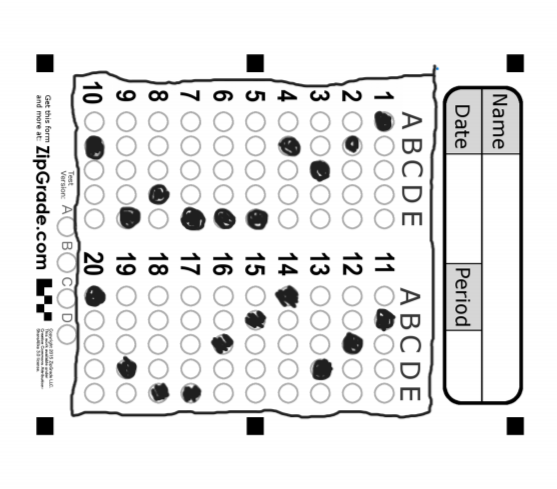
#> input picture exam2.png, 557 x 489 px
$ python main.py
#> lines starting #> are read from the running program, lines starting #| are printed output that depends on the picture; after the words box and inside, x2 and y2 are one past the last pixel; in counts of white or black regions, pixels touching at a corner belong together
import cv2 as cv
import numpy as np
import random

imagen_original = cv.imread("exam2.png", cv.IMREAD_GRAYSCALE)
#> imagen_original: shape (489, 557); min 0, max 255, mean 231.4

# Deteccion de bordes
imagen_suavizada = cv.blur(imagen_original, (5,5))
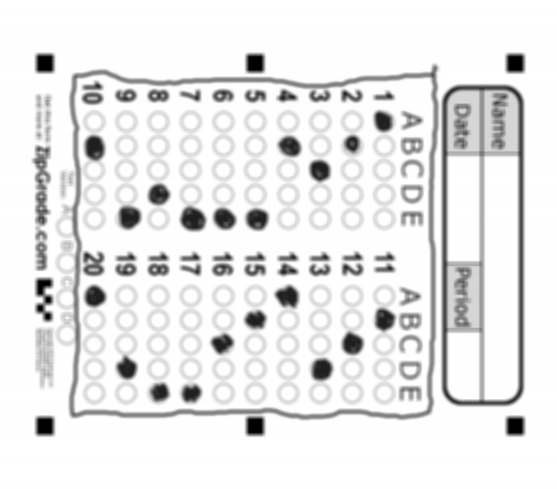
#> imagen_suavizada: shape (489, 557); min 0, max 255, mean 231.4
_, imagen_binarizada = cv.threshold(imagen_suavizada, 150, 255, cv.THRESH_BINARY_INV)
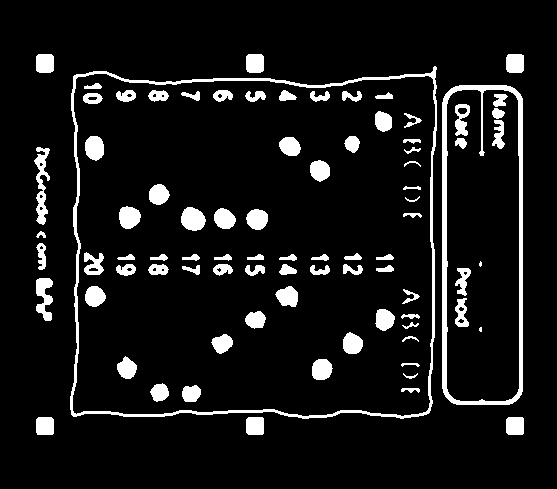
#> imagen_binarizada: shape (489, 557); 8.5% white; 85 white regions (2 under 20 px)

# Deteccion de objetos convexos
contornos,_ = cv.findContours(imagen_binarizada, cv.RETR_TREE, cv.CHAIN_APPROX_SIMPLE)
#> contornos = 105 contours, 18 with area under 20; largest, box (x1, y1, x2, y2) and area: (70, 66, 437, 419) 120494, (72, 73, 436, 417) 117707, (442, 85, 523, 405) 25228, (446, 89, 520, 402) 22357, (34, 147, 50, 225) 510
contorno = sorted(contornos, key=cv.contourArea, reverse=True)[0]
#> contorno = contour of 288 points, box (x1, y1, x2, y2) (70, 66, 437, 419), area 120494
resultado = np.zeros((imagen_original.shape[0], imagen_original.shape[1], 3), dtype=np.uint8)

poi = cv.convexHull(contorno)
#> poi = contour of 23 points, box (x1, y1, x2, y2) (70, 66, 437, 419), area 126838

# Area de interes
color = (random.randint(0,255),random.randint(0,255),random.randint(0,255))
cv.drawContours(resultado, [poi], -1, color, 2)
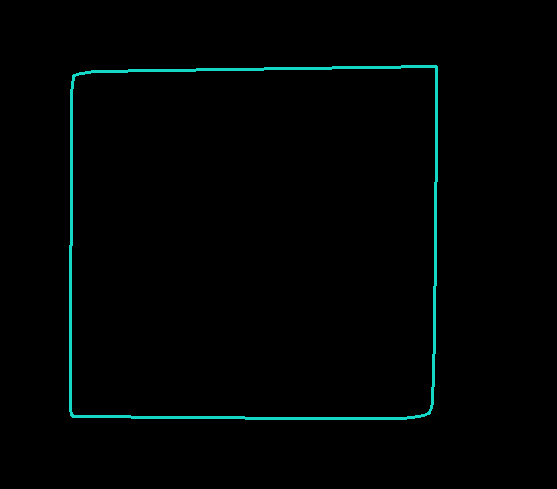
#> resultado: shape (489, 557, 3); mean of channels 0, 1, 2 3.1, 3.3, 0.3; drawn as B, G, R

# Segmentacion del punto de interes
mascara = np.zeros((imagen_binarizada.shape[0] , imagen_binarizada.shape[1]), dtype=np.uint8)
cv.fillPoly(mascara, [poi], 255)
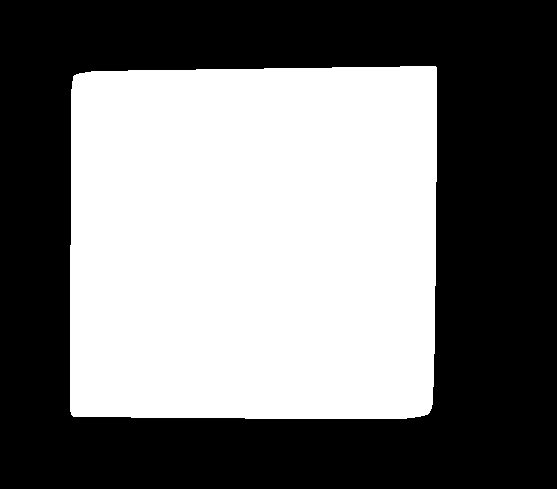
#> mascara: shape (489, 557); 46.8% white; 1 white region, box (x1, y1, x2, y2) and area: (70, 66, 437, 419) 127540
region = cv.bitwise_and(imagen_suavizada, imagen_suavizada, mask=mascara)
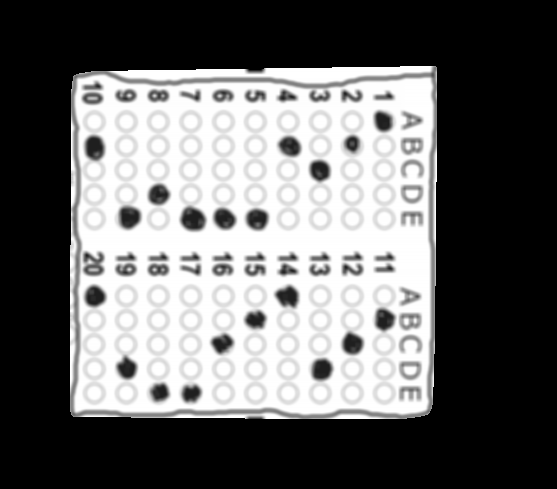
#> region: shape (489, 557); min 0, max 255, mean 104.1
x, y, w, h = cv.boundingRect(poi)
#> x = 70; y = 66; w = 367; h = 353
recorte_final = region[y:y+h, x:x+w]
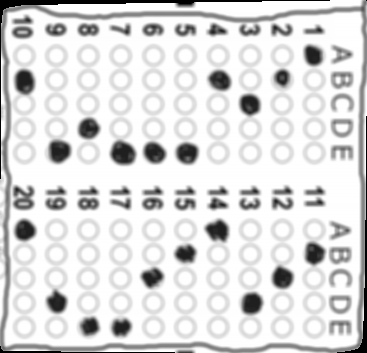
#> recorte_final: shape (353, 367); min 0, max 255, mean 218.8

# Correccion de perspectiva con tecnica homografica
def ordenar_puntos(puntos):
    rect = np.zeros((4, 2), dtype="float32")
    puntos = puntos.reshape(4, 2)

    suma = puntos.sum(axis=1)
    rect[0] = puntos[np.argmin(suma)]
    rect[2] = puntos[np.argmax(suma)]

    diff = np.diff(puntos, axis=1)
    rect[1] = puntos[np.argmin(diff)]
    rect[3] = puntos[np.argmax(diff)]

    return rect

perimetro = cv.arcLength(poi, True)
#> perimetro = 1408
epsilon = 0.02 * perimetro
#> epsilon = 28.16
contorno_examen = cv.approxPolyDP(poi, epsilon, True)
#> contorno_examen = [[436, 67], [428, 413], [71, 414], [74, 75]]

# si no da 4 puntos, ir subiendo epsilon hasta lograrlo
intentos = 0
while len(contorno_examen) != 4 and intentos < 10:
    epsilon *= 1.1
    contorno_examen = cv.approxPolyDP(poi, epsilon, True)
    intentos += 1
#> this loop made 0 passes
#> after the loop, epsilon = 28.16; intentos = 0

if len(contorno_examen) != 4:
    raise ValueError("No se pudo aproximar el contorno a 4 puntos")

rectangulo = ordenar_puntos(contorno_examen)
#> in ordenar_puntos, `puntos = puntos.reshape(4, 2)`: puntos = [[436, 67], [428, 413], [71, 414], [74, 75]]
#> in ordenar_puntos, `suma = puntos.sum(axis=1)`: suma = [503, 841, 485, 149]
#> in ordenar_puntos, `diff = np.diff(puntos, axis=1)`: diff = [-369, -15, 343, 1]
#> rectangulo = [[74, 75], [436, 67], [428, 413], [71, 414]]
(tl, tr, br, bl) = rectangulo
#> tl = [74, 75]; tr = [436, 67]; br = [428, 413]; bl = [71, 414]

anchuraA = np.sqrt(((br[0] - bl[0]) ** 2) + ((br[1] - bl[1]) ** 2))
#> anchuraA = 357
anchuraB = np.sqrt(((tr[0] - tl[0]) ** 2) + ((tr[1] - tl[1]) ** 2))
#> anchuraB = 362.1
max_ancho = max(int(anchuraA), int(anchuraB))
#> max_ancho = 362

alturaA = np.sqrt(((tr[0] - br[0]) ** 2) + ((tr[1] - br[1]) ** 2))
#> alturaA = 346.1
alturaB = np.sqrt(((tl[0] - bl[0]) ** 2) + ((tl[1] - bl[1]) ** 2))
#> alturaB = 339
max_alto = max(int(alturaA), int(alturaB))
#> max_alto = 346

destino = np.array([
    [0, 0],
    [max_ancho - 1, 0],
    [max_ancho - 1, max_alto - 1],
    [0, max_alto - 1]
], dtype="float32")
#> destino = [[0, 0], [361, 0], [361, 345], [0, 345]]

matriz = cv.getPerspectiveTransform(rectangulo, destino)
#> matriz = [[1.02, 0.00902, -76.1], [0.0222, 1.01, -77.06], [5.61e-05, -3.9e-05, 1]]
examen_aplanado = cv.warpPerspective(imagen_suavizada, matriz, (max_ancho, max_alto))
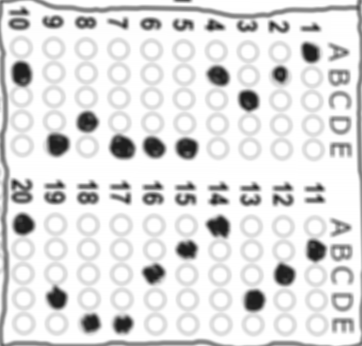
#> examen_aplanado: shape (346, 362); min 31, max 255, mean 223

cv.imshow("Imagen",imagen_binarizada)
cv.imshow("Imagen2",recorte_final)
cv.imshow("Examen Aplanado", examen_aplanado)

cv.waitKey(0)
cv.destroyAllWindows()

$ run again, with exam.png copied over exam2.png
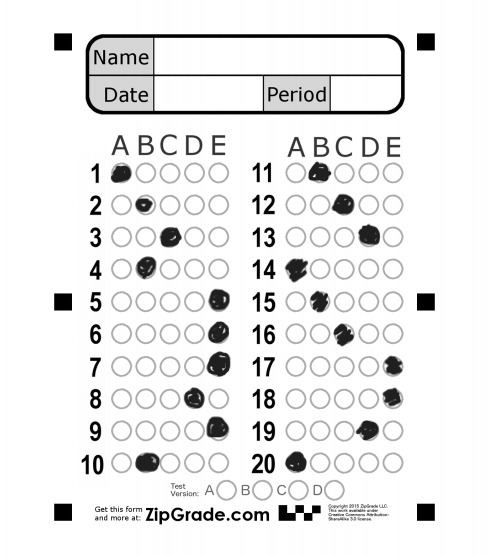
#> input picture exam.png, 489 x 557 px
#> imagen_original is the input picture: shape (557, 489); min 0, max 255, mean 234.6
#> `_, imagen_binarizada = cv.threshold(imagen_suavizada, 150, 255, cv.THR..`:
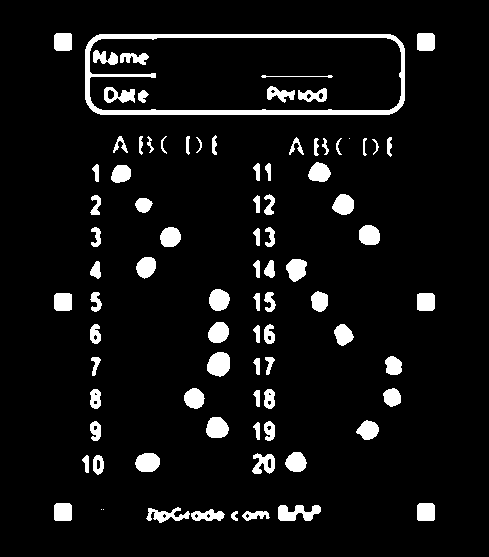
#> imagen_binarizada: shape (557, 489); 7.1% white; 86 white regions (3 under 20 px)
#> contornos = 105 contours, 20 with area under 20; largest, box (x1, y1, x2, y2) and area: (85, 34, 405, 115) 25232, (89, 37, 402, 111) 22302, (207, 352, 230, 377) 418, (278, 505, 321, 521) 388, (135, 453, 160, 472) 356
#> contorno = contour of 48 points, box (x1, y1, x2, y2) (85, 34, 405, 115), area 25232
#> poi = contour of 25 points, box (x1, y1, x2, y2) (85, 34, 405, 115), area 25247
#> mascara: shape (557, 489); 9.4% white; 1 white region, box (x1, y1, x2, y2) and area: (85, 34, 405, 115) 25626
#> x = 85; y = 34; w = 320; h = 81
#> perimetro = 768
#> `epsilon = 0.02 * perimetro`: epsilon = 15.36
#> contorno_examen = [[404, 48], [389, 114], [85, 99], [99, 34]]
#> after the loop `while len(contorno_examen) != 4 and intentos < 10:`: epsilon = 15.36; intentos = 0
#> puntos = [[404, 48], [389, 114], [85, 99], [99, 34]]
#> suma = [452, 503, 184, 133]
#> diff = [-356, -275, 14, -65]
#> rectangulo = [[99, 34], [404, 48], [389, 114], [85, 99]]
#> tl = [99, 34]; tr = [404, 48]; br = [389, 114]; bl = [85, 99]
#> anchuraA = 304.4
#> anchuraB = 305.3
#> max_ancho = 305
#> alturaA = 67.68
#> alturaB = 66.49
#> max_alto = 67
#> destino = [[0, 0], [304, 0], [304, 66], [0, 66]]
#> matriz = [[1.01, 0.217, -107.1], [-0.0462, 1.01, -29.67], [5.39e-05, -2.71e-05, 1]]
#> `examen_aplanado = cv.warpPerspective(imagen_suavizada, matriz, (max_an..`:
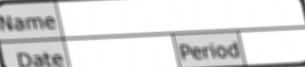
#> examen_aplanado: shape (67, 305); min 45, max 255, mean 221.4

$ run again, with perspectiva.jpg saved as exam2.png
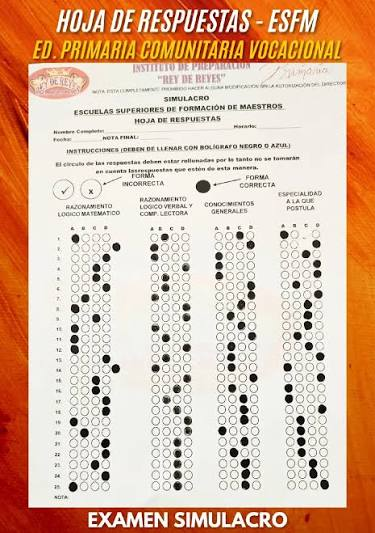
#> input picture perspectiva.jpg, 375 x 533 px
#> `_, imagen_binarizada = cv.threshold(imagen_suavizada, 150, 255, cv.THR..`:
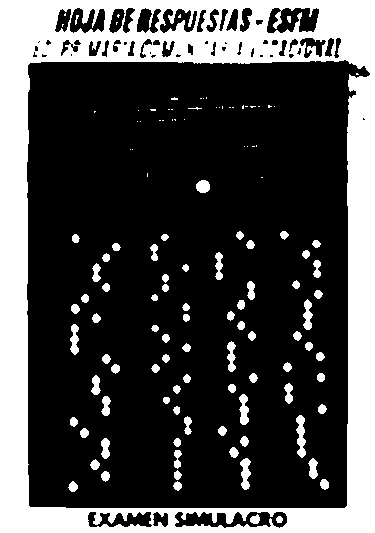
#> imagen_binarizada: shape (533, 375); 28.2% white; 122 white regions (42 under 20 px)
#> contornos = 180 contours, 59 with area under 20; largest, box (x1, y1, x2, y2) and area: (0, 0, 375, 533) 198968, (26, 59, 371, 509) 143456, (174, 511, 288, 529) 1365, (266, 7, 320, 34) 1043, (87, 511, 153, 528) 706
#> contorno = [[0, 0], [0, 532], [374, 532], [374, 0]]
#> poi = [[374, 0], [374, 532], [0, 532], [0, 0]]
#> `cv.drawContours(resultado, [poi], -1, color, 2)`:
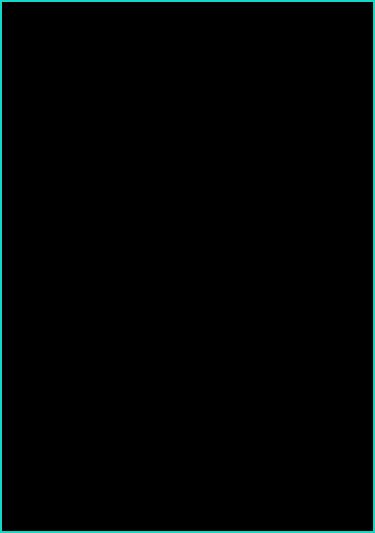
#> resultado: shape (533, 375, 3); mean of channels 0, 1, 2 3.6, 3.9, 0.4; drawn as B, G, R
#> mascara: shape (533, 375); every value is 255
#> x = 0; w = 375; h = 533
#> perimetro = 1812
#> `epsilon = 0.02 * perimetro`: epsilon = 36.24
#> contorno_examen = [[374, 0], [374, 532], [0, 532], [0, 0]]
#> after the loop `while len(contorno_examen) != 4 and intentos < 10:`: epsilon = 36.24; intentos = 0
#> puntos = [[374, 0], [374, 532], [0, 532], [0, 0]]
#> suma = [374, 906, 532, 0]
#> diff = [-374, 158, 532, 0]
#> rectangulo = [[0, 0], [374, 0], [374, 532], [0, 532]]
#> tl = [0, 0]; tr = [374, 0]; br = [374, 532]; bl = [0, 532]
#> anchuraA = 374
#> alturaA = 532
#> destino = [[0, 0], [373, 0], [373, 531], [0, 531]]
#> matriz = [[0.997, 1.19e-32, 0], [0, 0.998, 0], [0, -2.86e-19, 1]]
